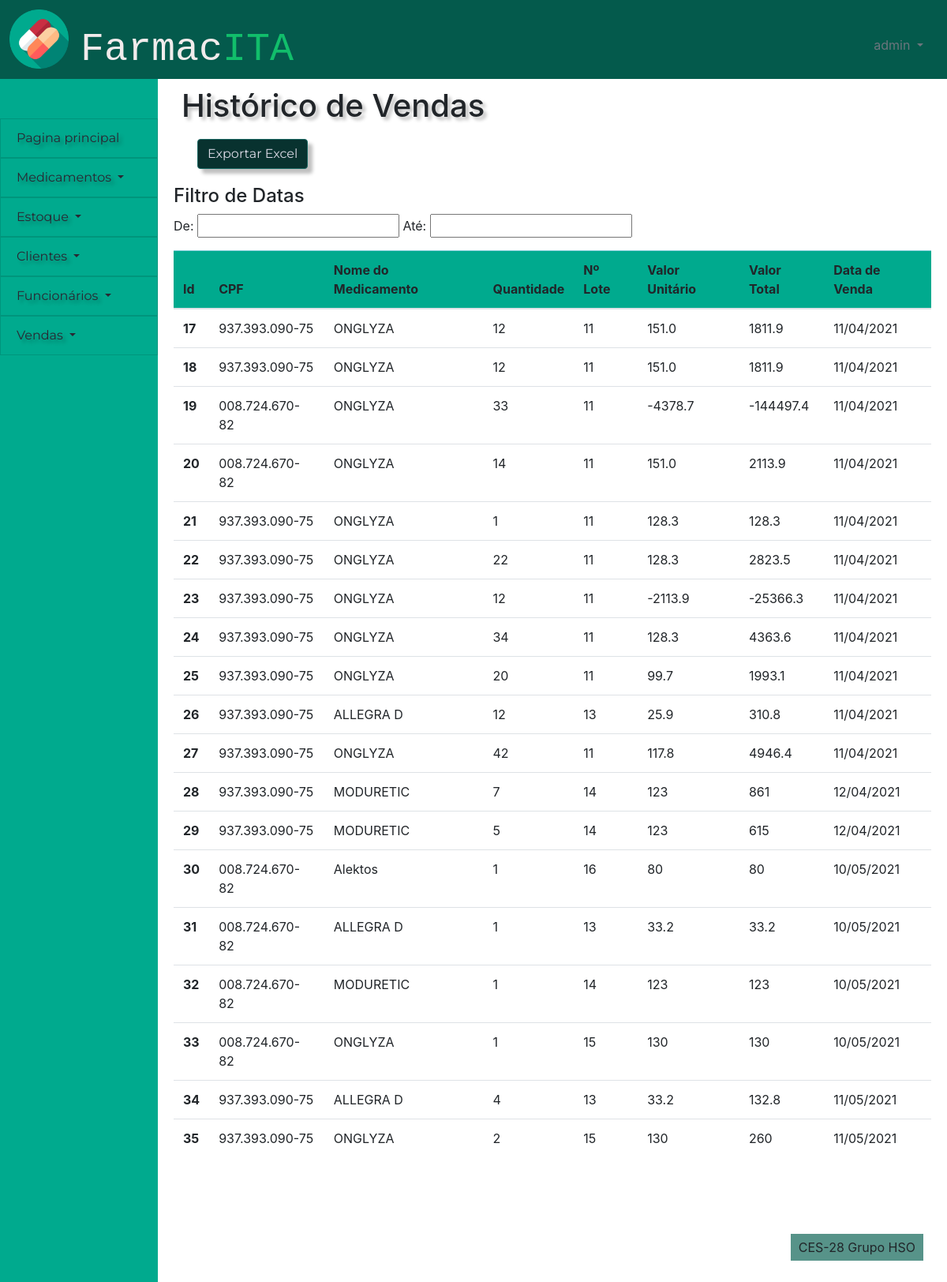
The page /financeiro/historico_vendas (signed in) on the database as committed earlier.
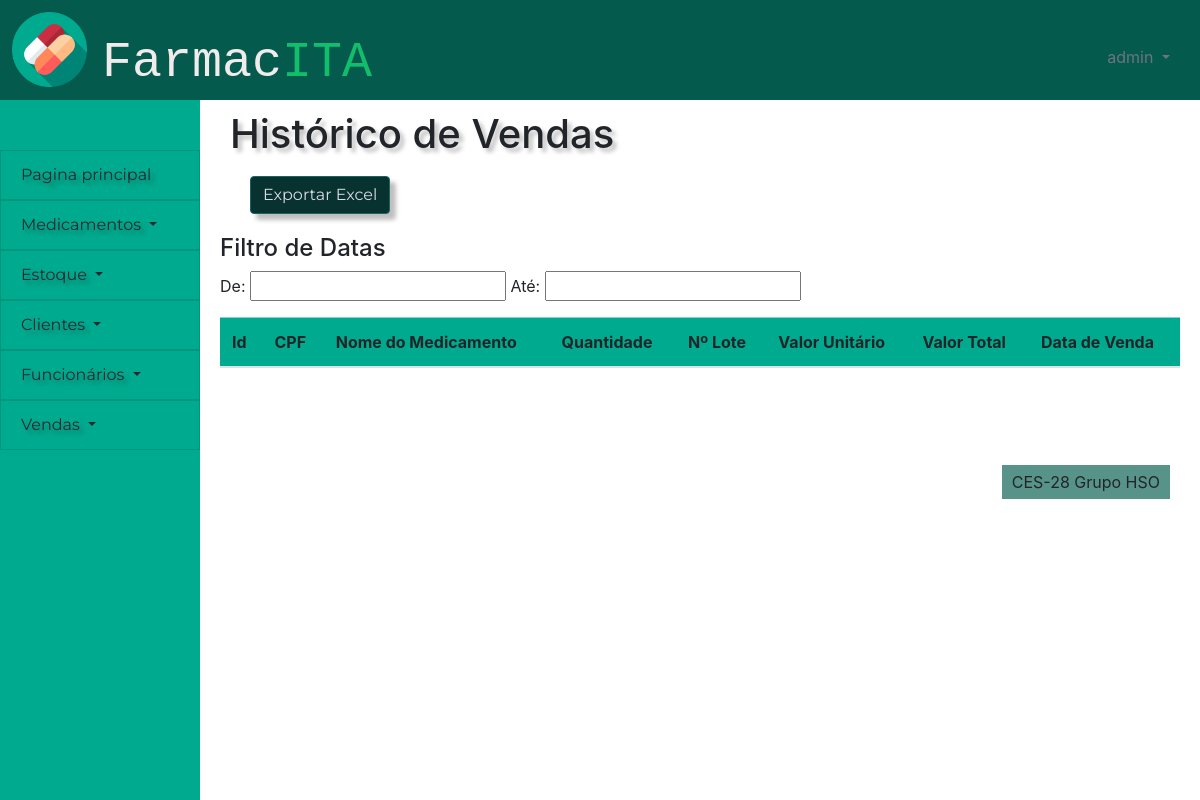
The same page on the database as committed later.
### financeiro/models.py (models this page shows)
class ordem_de_venda(models.Model):
    id_ordem_de_venda = models.AutoField(primary_key=True)
    id_cliente = models.ForeignKey(cliente,on_delete=models.PROTECT)
    id_lote_medicamento = models.ForeignKey(lote_medicamento,on_delete=models.PROTECT)
    quantidade = models.IntegerField(default = 0)
    desconto =  models.BooleanField(default=False)
    venda =  models.BooleanField(default=False)
    ativo = models.BooleanField(default=True)
    data_de_venda = models.DateField(auto_now=True,auto_now_add=False,null=False)
    percentual_desconto = models.DecimalField(max_digits=40,decimal_places=2,default=0)
    preco_desconto = models.DecimalField(max_digits=40,decimal_places=2,null=True)
    valor_total_venda = models.DecimalField(max_digits=40,decimal_places=2,null=True)

### pessoas/models.py (models this page shows)
class cliente(models.Model):
    id_cliente = models.AutoField(primary_key=True)
    nome_cliente = models.CharField(max_length=100)
    cpf = models.CharField(max_length=14)
    telefone = models.CharField(max_length=15)
    data_nascimento = models.DateField(default=datetime.now)
    ativo = models.BooleanField(default=True)
    class Meta:
        db_table = 'clientes'

### controle_estoque/models.py (models this page shows)
class lote_medicamento(models.Model):
    id_lote_medicamento = models.AutoField(primary_key=True)
    id_medicamento = models.ForeignKey(medicamento,on_delete=models.PROTECT)
    id_fornecedor = models.ForeignKey(fornecedor,on_delete=models.PROTECT)
    preco = models.DecimalField(max_digits=40,decimal_places=2)
    quantidade_de_caixas = models.CharField(max_length=100)
    quantidade_por_caixa = models.CharField(max_length=100)
    dosagem = models.CharField(max_length=100)
    data_de_validade = models.DateField(auto_now=False,auto_now_add=False,null=False)
    industria_farmaceutica = models.CharField(max_length=100)
    excluido = models.BooleanField(default=False)
    class Meta:
        db_table = 'lote_medicamento'

### cadastro_medicamentos/models.py (models this page shows)
class medicamento(models.Model):
    id_medicamento = models.AutoField(primary_key=True)
    nome_medicamento = models.CharField(max_length=100)
    classificacao = models.CharField(max_length=100, default='Sem tarja')
    principio_ativo = models.ManyToManyField(principio_ativo2, through='rel_medicamento_principio_ativo2')
    excluido = models.BooleanField(default=False)
    def __str__(self):
        return self.nome_medicamento

### financeiro/views.py (the view)
# urls.py: path('historico_vendas',views.historico_vendas, name = 'historico_vendas'),
def historico_vendas(request):
    check, retorno = checar_cargo(request)
    if check:
        return retorno
    cargo = funcionario.objects.get(user=request.user).cargo
    lista = ordem_de_venda.objects.filter(venda=True)
    if request.method == "POST":
        p = request.POST
        cpf = p.get("cpf")
        id_cliente = cliente.objects.filter(cpf__icontains = cpf)
        lista = ordem_de_venda.objects.filter(venda=True,id_cliente__in=id_cliente)
    else:
        lista = ordem_de_venda.objects.filter(venda=True)
    return render(request, 'financeiro/pagina_historico_de_vendas.html', {"lista":lista,'cargo':cargo})

### financeiro/views.py (called while the page is built)
def checar_cargo(request):
    user = request.user
    if user.is_anonymous:
        return True, redirect('/')
    else:
        cargo = funcionario.objects.get(user=request.user).cargo
        if cargo == 'Farmacêutico':
            return True, render(request,'sem_permissao.html',{'cargo':cargo})
    return False, False

### frontend/financeiro/pagina_historico_de_vendas.html (shortened to what this page needs)
{% extends 'template/padrao.html' %}
{%block titulo-conteudo %}
Histórico de Vendas
{% endblock %}
{% block content %}
{% load static %}
<link rel="stylesheet" href="https://cdn.datatables.net/1.10.24/css/jquery.dataTables.min.css">
<link data-require="jqueryui@*" data-semver="1.10.0" rel="stylesheet" href="//cdnjs.cloudflare.com/ajax/libs/jqueryui/1.10.0/css/smoothness/jquery-ui-1.10.0.custom.min.css" />
<div>
    <div id="gerar_relas">
        <a href="{% url 'gerar_relatorio' %}" class="btn custom-btn btn-primary">Exportar Excel </a>
    </div>
    <div class = "col-nd-4">
    <div class="tabela">
        <h4>Filtro de Datas</h4>
        <p id="date_filter">
            <span id="date-label-from" class="date-label">De: </span><input class="date_range_filter date" type="text" id="datepicker_from"/>
            <span id="date-label-to" class="date-label">Até: <input class="date_range_filter date" type="text" id="datepicker_to" />
        </p>
        <table id="vendas" class="table table-hover">
            <thead class="table-info">
                <tr>
                    <th scope="col">Id</th>
                    <th scope="col">CPF</th>
                    <th scope="col">Nome do Medicamento</th>
                    <th scope="col">Quantidade</th>
                    <th scope="col">Nº Lote</th>
                    <th scope="col">Valor Unitário</th>
                    <th scope="col">Valor Total</th>
                    <th scope="col">Data de Venda</th>
                </tr>
            </thead>
            <tbody>
            {% for i in lista %}
                <tr class={{i.id}}>
                    <th scope="row">{{i.id_ordem_de_venda}}</th>
                    <td class = "CPF">{{i.id_cliente.cpf}}</td>
                    <td class = "Nome">{{i.id_lote_medicamento.id_medicamento}}</td>
                    <td class = "Quantidade">{{i.quantidade}}</td>
                    <td class = "Nº Lote">{{i.id_lote_medicamento.id_lote_medicamento}}</td>
                    <td class = "Valor Unitário">{{i.preco_desconto | floatformat }}</td>
                    <td class = "Valor Total">
                        {{i.valor_total_venda | floatformat}}</td>
                    <td class = "qtd_caixas" data-sort='{{i.data_de_venda|date:"U"}}'>{{i.data_de_venda}}</td>
                </tr>
            {% endfor %}
            </tbody>
        </table>
    </div>
</div>
{% endblock %}

### frontend/template/padrao.html (shortened to what this page needs)
{% load static %}
<!DOCTYPE html>
<html lang="en">
<head>
    <link href="{% static 'bootstrap-4.5.3-dist/css/bootstrap.css' %}" rel="stylesheet">
    <link href="{% static '_css/style.css' %}" rel="stylesheet">
</head>
<body>
    <div id="header">
        <div class="icone" >
            <img  src = "{% static '/images/capsules.png' %}" alt="Teste" height="75">
        </div>
        <div class="row">
            <div class="text-left titulo">
                <p class="logo">Farmac<span class="logo-span">ITA</span></p>
            </div>
        </div>
        <div class="usuario dropdown text-right">
            <a class="dropdown-toggle text-secondary" href="#" role="button" id="dropdownusuario" data-toggle="dropdown"
                aria-haspopup="true" aria-expanded="false">
                {{user}}
            </a>
        </div>
    </div>
    <nav class="list-group-item-info" id="menu">
        <div class="dropdown">
            <a class="list-group-item list-group-item-action list-group-item-info dropdown-item"
            role="button" id="dropdownprincipal"  aria-expanded="false" href="/pessoas/pagina_principal" >
                 Pagina principal
            </a>
        </div>
        <div class="dropdown">
            <a class="list-group-item list-group-item-action list-group-item-info dropdown-toggle" href="#"
                role="button" id="dropdownmedicamentos" data-toggle="dropdown" aria-haspopup="true" aria-expanded="false">
                Medicamentos
            </a>
        </div>
        <div class="dropdown">
            <a class="list-group-item list-group-item-action list-group-item-info dropdown-toggle" href="#"
                role="button" id="dropdownestoque" data-toggle="dropdown" aria-haspopup="true" aria-expanded="false">
                Estoque
            </a>
        </div>
        <div class="dropdown">
            <a class="list-group-item list-group-item-action list-group-item-info dropdown-toggle" href="#"
                role="button" id="dropdownclientes" data-toggle="dropdown" aria-haspopup="true" aria-expanded="false">
                Clientes
            </a>
        </div>
        <div class="dropdown">
            <a class="list-group-item list-group-item-action list-group-item-info dropdown-toggle" href="#"
                role="button" id="dropdownfuncionarios" data-toggle="dropdown" aria-haspopup="true" aria-expanded="false">
                Funcionários
            </a>
        </div>
        <div class="dropdown">
            <a class="list-group-item list-group-item-action list-group-item-info dropdown-toggle" href="#"
                role="button" id="dropdownvendas" data-toggle="dropdown" aria-haspopup="true" aria-expanded="false">
                Vendas
            </a>
        </div>
    </nav>
    <div id="content">
        <div class="titulo_pagina">
            <h1 class="h1">
                {% block titulo-conteudo %}
                {% endblock %}
            </h1>
        </div>
        <div>
        {% block content %}
        {% endblock %}
        </div>
    </div>
    <div id="footer">
        <p class="rodape-texto align-text-bottom">CES-28 Grupo HSO</p>
    </div>
</body>
</html>

### static/_css/style.css (style rules this page uses)
:root { --bdazzled-blue: #3d5a80ff; --pale-cerulean: #98c1d9ff; --light-cyan: rgb(240, 254, 255); --burnt-sienna: #6BA368; --gunmetal: #515B3A; --header-height:100px; --menu-width:200px; --footer-height:100px; --form-width:400px; --table-width: 1000px; }
.logo { font-size: 50px; font-family: monospace; color: rgb(241, 235, 235); }
.logo-span { color: #11BE6B ; }
.tabela { width: var(--table-width); padding: 20px; margin: 0 auto; }
body { display: grid; grid-template-columns: var(--menu-width) 1fr; grid-template-rows: var(--header-height) 1fr var(--footer-height); grid-template-areas: " cabeca cabeca" " links conteudo" " links rodape" ; height: 100vh; }
.usuario { padding: 45px 30px; color: white; }
.titulo { padding: 25px 30px ; }
div#header { display:grid; grid-template-columns: 0.10fr 1fr 1fr; grid-area: cabeca; background-color: #045A4C }
nav#menu { background-color: #00AA8E; padding-top: 50px; grid-area: links ; }
div#content { grid-area: conteudo; }
div#footer { padding-top: 45px ; text-align: center; grid-area: rodape; background-color: rgba(218, 203, 203, 0); }
.rodape-texto { float:right; width: auto; margin-right: 30px; padding: 5px 10px ; background-color: #579389; }
.titulo_pagina { padding: 10px 30px; }
.icone { padding-left: 12px ; padding-top: 12px ; }
.list-group-item-info { background-color: #00AA8E; }
.list-group-item { font-family: Montserrat; color: rgb(41, 40, 51); text-shadow: 4px 4px 4px rgba(0, 0, 0, 0.25); }
.btn { font-family: Montserrat; box-shadow: 6px 6px 4px rgba(0, 0, 0, 0.25); }
.btn.btn-outline-primary, .custom-btn { color: rgb(219, 218, 230); background-color: #08322F; border-color: #186661; }
.h1 { text-shadow: 4px 4px 4px rgba(0, 0, 0, 0.25); }
.table-info { background-color: #00AA8E; }
#gerar_relas { padding-left: 50px; }

Rows that differ between the two databases and show on the page:
removed ordem_de_venda: id_ordem_de_venda "17", id_cliente.cpf "937.393.090-75", id_lote_medicamento.id_medicamento "ONGLYZA", quantidade "12", id_lote_medicamento.id_lote_medicamento "11", preco_desconto "151.0", valor_total_venda "1811.9", data_de_venda "11/04/2021"
removed ordem_de_venda: id_ordem_de_venda "18", id_cliente.cpf "937.393.090-75", id_lote_medicamento.id_medicamento "ONGLYZA", quantidade "12", id_lote_medicamento.id_lote_medicamento "11", preco_desconto "151.0", valor_total_venda "1811.9", data_de_venda "11/04/2021"
removed ordem_de_venda: id_ordem_de_venda "19", id_cliente.cpf "008.724.670-82", id_lote_medicamento.id_medicamento "ONGLYZA", quantidade "33", id_lote_medicamento.id_lote_medicamento "11", preco_desconto "-4378.7", valor_total_venda "-144497.4", data_de_venda "11/04/2021"
removed ordem_de_venda: id_ordem_de_venda "20", id_cliente.cpf "008.724.670-82", id_lote_medicamento.id_medicamento "ONGLYZA", quantidade "14", id_lote_medicamento.id_lote_medicamento "11", preco_desconto "151.0", valor_total_venda "2113.9", data_de_venda "11/04/2021"
removed ordem_de_venda: id_ordem_de_venda "21", id_cliente.cpf "937.393.090-75", id_lote_medicamento.id_medicamento "ONGLYZA", quantidade "1", id_lote_medicamento.id_lote_medicamento "11", preco_desconto "128.3", valor_total_venda "128.3", data_de_venda "11/04/2021"
removed ordem_de_venda: id_ordem_de_venda "22", id_cliente.cpf "937.393.090-75", id_lote_medicamento.id_medicamento "ONGLYZA", quantidade "22", id_lote_medicamento.id_lote_medicamento "11", preco_desconto "128.3", valor_total_venda "2823.5", data_de_venda "11/04/2021"
removed ordem_de_venda: id_ordem_de_venda "23", id_cliente.cpf "937.393.090-75", id_lote_medicamento.id_medicamento "ONGLYZA", quantidade "12", id_lote_medicamento.id_lote_medicamento "11", preco_desconto "-2113.9", valor_total_venda "-25366.3", data_de_venda "11/04/2021"
removed ordem_de_venda: id_ordem_de_venda "24", id_cliente.cpf "937.393.090-75", id_lote_medicamento.id_medicamento "ONGLYZA", quantidade "34", id_lote_medicamento.id_lote_medicamento "11", preco_desconto "128.3", valor_total_venda "4363.6", data_de_venda "11/04/2021"
removed ordem_de_venda: id_ordem_de_venda "25", id_cliente.cpf "937.393.090-75", id_lote_medicamento.id_medicamento "ONGLYZA", quantidade "20", id_lote_medicamento.id_lote_medicamento "11", preco_desconto "99.7", valor_total_venda "1993.1", data_de_venda "11/04/2021"
removed ordem_de_venda: id_ordem_de_venda "26", id_cliente.cpf "937.393.090-75", id_lote_medicamento.id_medicamento "ALLEGRA D", quantidade "12", id_lote_medicamento.id_lote_medicamento "13", preco_desconto "25.9", valor_total_venda "310.8", data_de_venda "11/04/2021"
removed ordem_de_venda: id_ordem_de_venda "27", id_cliente.cpf "937.393.090-75", id_lote_medicamento.id_medicamento "ONGLYZA", quantidade "42", id_lote_medicamento.id_lote_medicamento "11", preco_desconto "117.8", valor_total_venda "4946.4", data_de_venda "11/04/2021"
removed ordem_de_venda: id_ordem_de_venda "28", id_cliente.cpf "937.393.090-75", id_lote_medicamento.id_medicamento "MODURETIC", quantidade "7", id_lote_medicamento.id_lote_medicamento "14", preco_desconto "123", valor_total_venda "861", data_de_venda "12/04/2021"
removed ordem_de_venda: id_ordem_de_venda "29", id_cliente.cpf "937.393.090-75", id_lote_medicamento.id_medicamento "MODURETIC", quantidade "5", id_lote_medicamento.id_lote_medicamento "14", preco_desconto "123", valor_total_venda "615", data_de_venda "12/04/2021"
removed ordem_de_venda: id_ordem_de_venda "30", id_cliente.cpf "008.724.670-82", id_lote_medicamento.id_medicamento "Alektos", quantidade "1", id_lote_medicamento.id_lote_medicamento "16", preco_desconto "80", valor_total_venda "80", data_de_venda "10/05/2021"
removed ordem_de_venda: id_ordem_de_venda "31", id_cliente.cpf "008.724.670-82", id_lote_medicamento.id_medicamento "ALLEGRA D", quantidade "1", id_lote_medicamento.id_lote_medicamento "13", preco_desconto "33.2", valor_total_venda "33.2", data_de_venda "10/05/2021"
removed ordem_de_venda: id_ordem_de_venda "32", id_cliente.cpf "008.724.670-82", id_lote_medicamento.id_medicamento "MODURETIC", quantidade "1", id_lote_medicamento.id_lote_medicamento "14", preco_desconto "123", valor_total_venda "123", data_de_venda "10/05/2021"
removed ordem_de_venda: id_ordem_de_venda "33", id_cliente.cpf "008.724.670-82", id_lote_medicamento.id_medicamento "ONGLYZA", quantidade "1", id_lote_medicamento.id_lote_medicamento "15", preco_desconto "130", valor_total_venda "130", data_de_venda "10/05/2021"
removed ordem_de_venda: id_ordem_de_venda "34", id_cliente.cpf "937.393.090-75", id_lote_medicamento.id_medicamento "ALLEGRA D", quantidade "4", id_lote_medicamento.id_lote_medicamento "13", preco_desconto "33.2", valor_total_venda "132.8", data_de_venda "11/05/2021"
removed ordem_de_venda: id_ordem_de_venda "35", id_cliente.cpf "937.393.090-75", id_lote_medicamento.id_medicamento "ONGLYZA", quantidade "2", id_lote_medicamento.id_lote_medicamento "15", preco_desconto "130", valor_total_venda "260", data_de_venda "11/05/2021"
